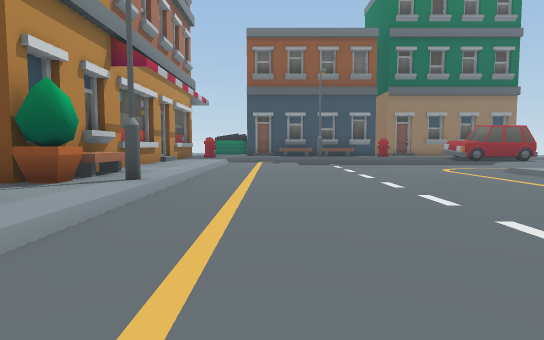
View 1 (above)

24 first-person views from a walk through a scene from a Unity 3-D project. The camera is 1.5 m above the floor, tilts 4° down and sees 75° across. The floor is counted in squares, 2 m on a side. Each view is taken from the middle of a square. On the plan, view 1 faces up. The plan holds only what a view shows up to about 11 squares ahead; the rest is blank. The place goes on beyond the plan. Some surface patterns are stand-ins.

View 2
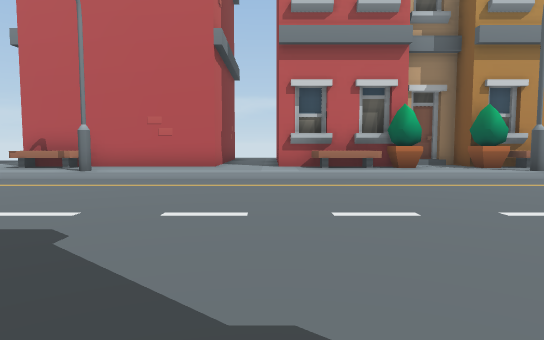

View 3
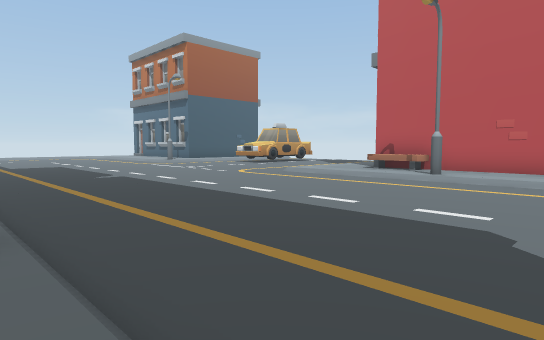

View 4
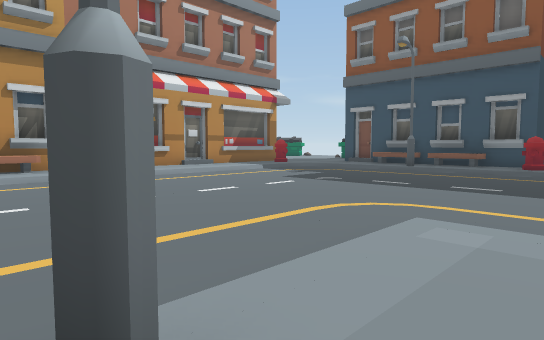

View 5
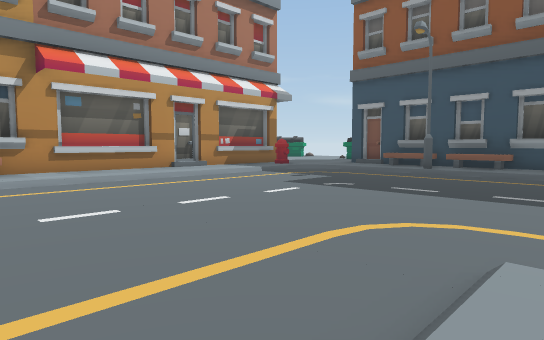

View 6
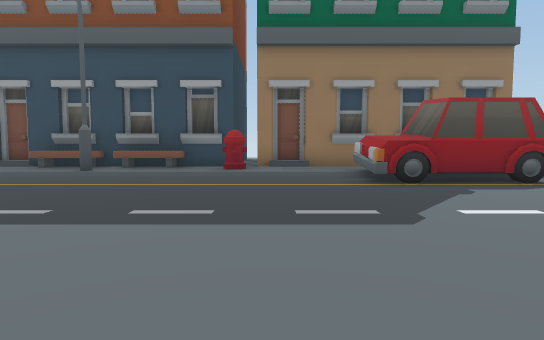

View 7
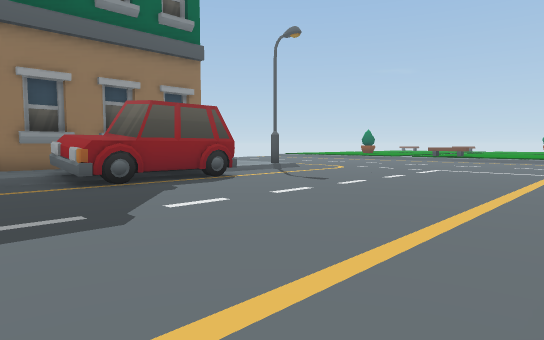

View 8
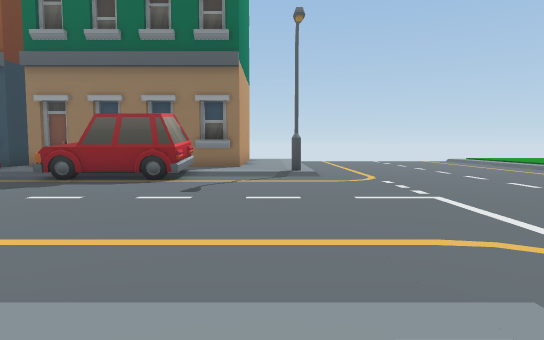

View 9
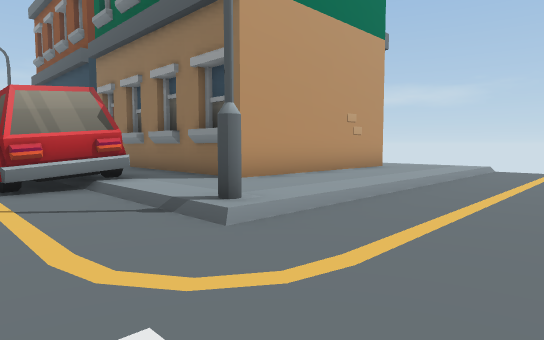

View 10
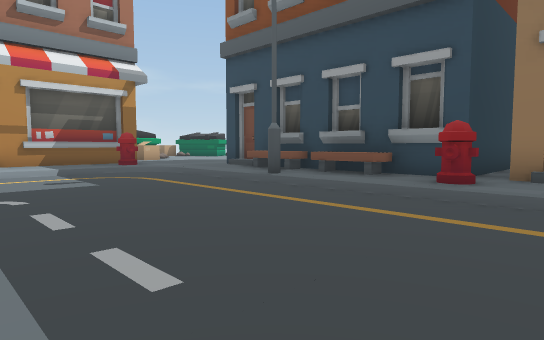

View 11
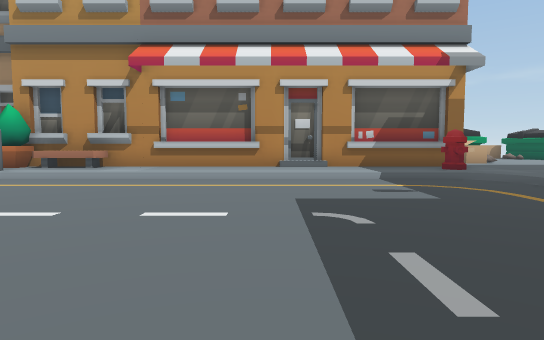

View 12
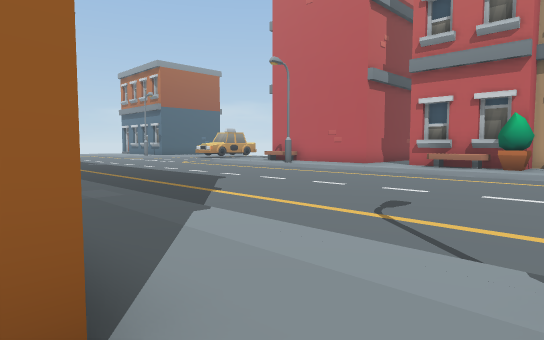

View 13
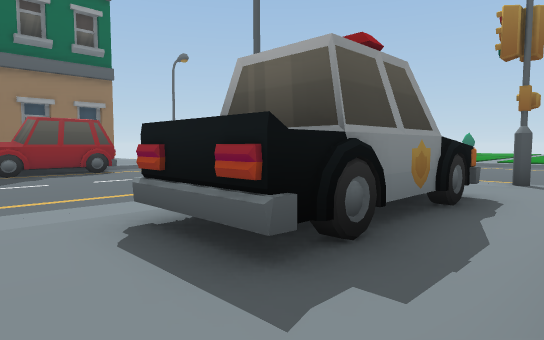

View 14
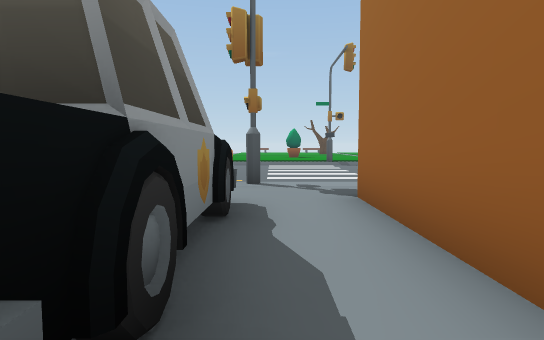

View 15
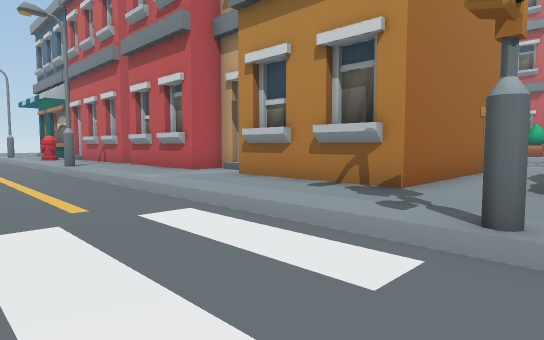

View 16
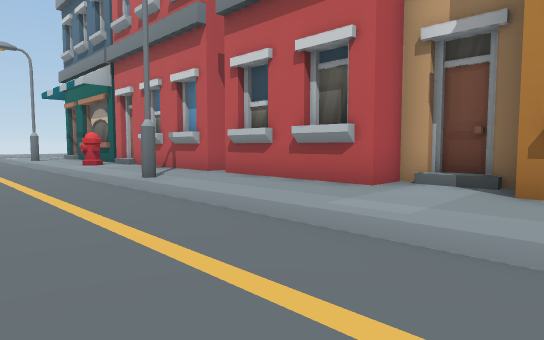

View 17
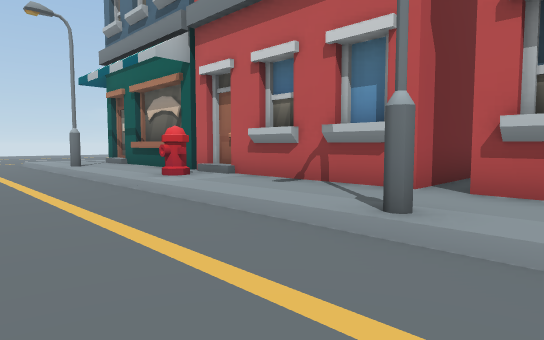

View 18
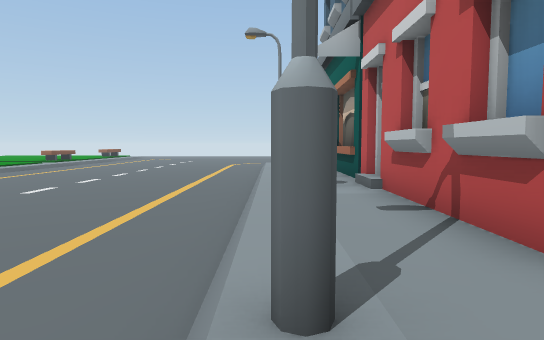

View 19
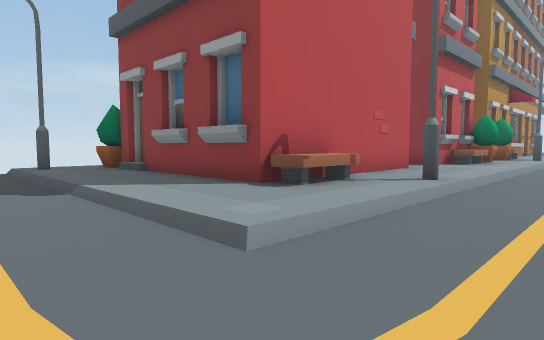

View 20
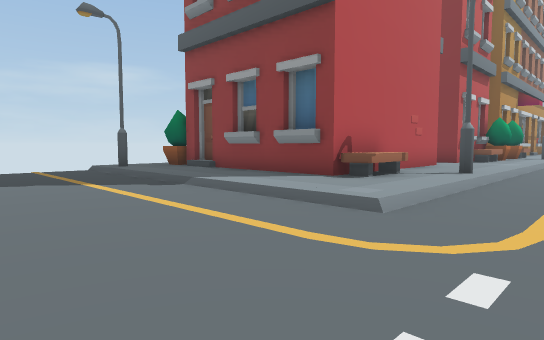

View 21
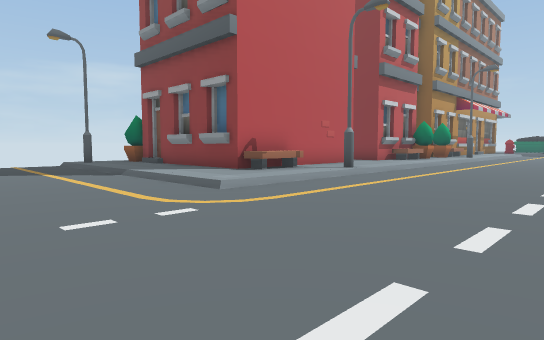

View 22
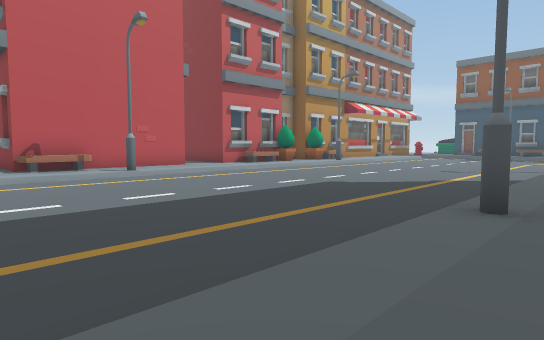

View 23
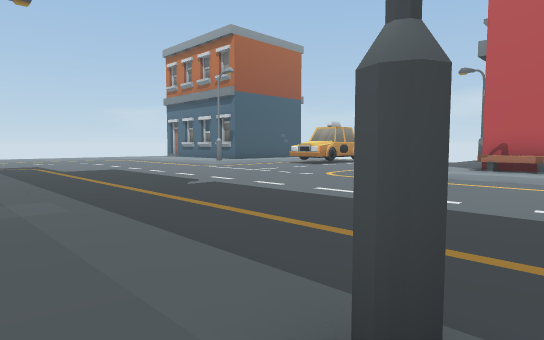

View 24
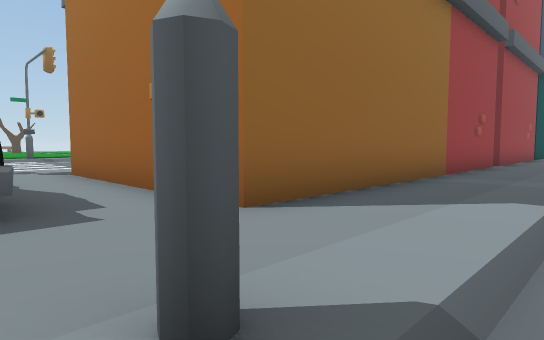

### Floor plan
Key: @ floor where view 1 was taken; # wall or solid block; . main floor; : floor 0.25 m higher than the main floor; / step, stairs or slope; B building; O other object.
Columns run from 11 left of view 1 to 19 right of it. Each row starts with its distance up from view 1.
 27                          :::.
 26                          :::..
 25                          #::..
 24                  B       #::..
 23                  B       #::..
 22                  B       #::..
 21       ::  BBBBB BB########::..
 20       :::   BBBBB:///:::::::...
 19       :::        B//:::::::#...
 18        BB://////////OO O////...
 17        B /..........OO#O.......
 16       BB /.....................
 15       B  /.....................
 14          /.....................
 13          /.....................
 12        B /.....................
 11        B /....................
 10        B /............. .....
  9        B /........::::   :::
  8        B /........:::#    :  ..
  7        B /........:::####:::...
  6       BB /........#::::##::#...
  5          /........::::::::::...
  4       BB /........::######::...
  3        B /........::#    #::...
  2        B /........::#    #::...
  1       BB /........::#   ##::...
  0          /.@......::#   #:::...
 -1          /........::#   ##::...
 -2          /........::#    #::...
 -3          /........::#    #::...
 -4          #........#:#    #:#...
 -5          /........::#  ###::...
 -6        B /........::#    #::...
 -7  BBBBBBB /........::     #::...
 -8          /........::     #::...
 -9 :#:::::::/........::     #::...
-10 ..................:      #B:...
-11 ..................:      B :...
-12  .................:      B :...
-13        ...........:      B :...

Positions as (right, up) in squares from view 1, and headings:
1: (0, 0), facing up
2: (6, 0), facing left
3: (7, -1), facing down-left
4: (8, 6), facing up-left
5: (7, 7), facing up-left
6: (7, 10), facing up
7: (7, 10), facing up-right
8: (15, 8), facing up
9: (19, 16), facing up-left
10: (8, 13), facing up-left
11: (6, 13), facing left
12: (9, 6), facing down-left
13: (8, 5), facing up-right
14: (9, 6), facing right
15: (19, 7), facing down-left
16: (19, 2), facing down-left
17: (19, -3), facing down-left
18: (16, -3), facing down
19: (0, -11), facing up-left
20: (0, -13), facing up-left
21: (3, -13), facing up-left
22: (8, -9), facing up-left
23: (8, -4), facing down-left
24: (6, 7), facing down-right
